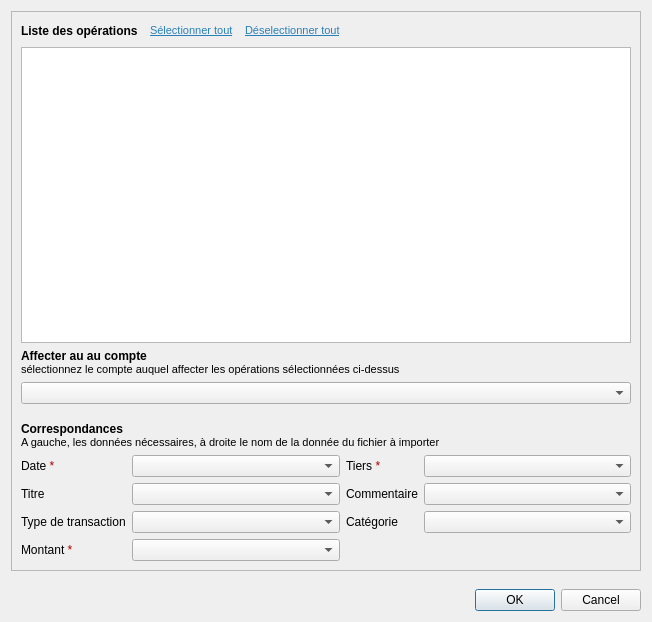
<?xml version="1.0" encoding="UTF-8"?>
<ui version="4.0">
 <class>ImportCsvDialog</class>
 <widget class="QDialog" name="ImportCsvDialog">
  <property name="geometry">
   <rect>
    <x>0</x>
    <y>0</y>
    <width>652</width>
    <height>622</height>
   </rect>
  </property>
  <property name="windowTitle">
   <string>Importer...</string>
  </property>
  <property name="windowIcon">
   <iconset resource="../resources.qrc">
    <normaloff>:/Kotidien/ui/icons/import.png</normaloff>:/Kotidien/ui/icons/import.png</iconset>
  </property>
  <property name="modal">
   <bool>true</bool>
  </property>
  <layout class="QVBoxLayout" name="verticalLayout">
   <item>
    <widget class="QFrame" name="frame">
     <property name="frameShape">
      <enum>QFrame::StyledPanel</enum>
     </property>
     <property name="frameShadow">
      <enum>QFrame::Raised</enum>
     </property>
     <layout class="QVBoxLayout" name="verticalLayout_2">
      <item>
       <layout class="QHBoxLayout" name="horizontalLayout_2">
        <property name="spacing">
         <number>12</number>
        </property>
        <item>
         <widget class="QLabel" name="label">
          <property name="font">
           <font>
            <weight>75</weight>
            <bold>true</bold>
           </font>
          </property>
          <property name="text">
           <string>Liste des opérations</string>
          </property>
         </widget>
        </item>
        <item>
         <widget class="QLabel" name="selectAll">
          <property name="text">
           <string>&lt;html&gt;&lt;head/&gt;&lt;body&gt;&lt;p&gt;&lt;a href=&quot;selectall&quot;&gt;&lt;span style=&quot; font-size:8pt; text-decoration: underline; color:#2980b9;&quot;&gt;Sélectionner tout&lt;/span&gt;&lt;/a&gt;&lt;/p&gt;&lt;/body&gt;&lt;/html&gt;</string>
          </property>
          <property name="textInteractionFlags">
           <set>Qt::LinksAccessibleByKeyboard|Qt::LinksAccessibleByMouse</set>
          </property>
         </widget>
        </item>
        <item>
         <widget class="QLabel" name="unselectAll">
          <property name="text">
           <string>&lt;html&gt;&lt;head/&gt;&lt;body&gt;&lt;p&gt;&lt;a href=&quot;unselectall&quot;&gt;&lt;span style=&quot; font-size:8pt; text-decoration: underline; color:#2980b9;&quot;&gt;Déselectionner tout&lt;/span&gt;&lt;/a&gt;&lt;/p&gt;&lt;/body&gt;&lt;/html&gt;</string>
          </property>
          <property name="textInteractionFlags">
           <set>Qt::LinksAccessibleByKeyboard|Qt::LinksAccessibleByMouse</set>
          </property>
         </widget>
        </item>
        <item>
         <spacer name="horizontalSpacer">
          <property name="orientation">
           <enum>Qt::Horizontal</enum>
          </property>
          <property name="sizeHint" stdset="0">
           <size>
            <width>40</width>
            <height>20</height>
           </size>
          </property>
         </spacer>
        </item>
       </layout>
      </item>
      <item>
       <widget class="QTreeView" name="opeList">
        <property name="showDropIndicator" stdset="0">
         <bool>false</bool>
        </property>
        <property name="alternatingRowColors">
         <bool>true</bool>
        </property>
        <property name="selectionMode">
         <enum>QAbstractItemView::NoSelection</enum>
        </property>
        <property name="rootIsDecorated">
         <bool>false</bool>
        </property>
        <property name="uniformRowHeights">
         <bool>true</bool>
        </property>
        <property name="itemsExpandable">
         <bool>false</bool>
        </property>
        <attribute name="headerMinimumSectionSize">
         <number>1</number>
        </attribute>
        <attribute name="headerStretchLastSection">
         <bool>false</bool>
        </attribute>
       </widget>
      </item>
      <item>
       <widget class="QLabel" name="label_2">
        <property name="font">
         <font>
          <weight>50</weight>
          <bold>false</bold>
         </font>
        </property>
        <property name="text">
         <string>&lt;html&gt;&lt;head/&gt;&lt;body&gt;&lt;p&gt;&lt;span style=&quot; font-weight:600;&quot;&gt;Affecter au au compte&lt;/span&gt;&lt;br /&gt;&lt;span style=&quot; font-size:8pt;&quot;&gt;sélectionnez le compte auquel affecter les opérations sélectionnées ci-dessus&lt;/span&gt;&lt;/p&gt;&lt;/body&gt;&lt;/html&gt;</string>
        </property>
       </widget>
      </item>
      <item>
       <widget class="QComboBox" name="accountsList">
        <property name="sizePolicy">
         <sizepolicy hsizetype="Expanding" vsizetype="Fixed">
          <horstretch>0</horstretch>
          <verstretch>0</verstretch>
         </sizepolicy>
        </property>
       </widget>
      </item>
      <item>
       <spacer name="verticalSpacer_2">
        <property name="orientation">
         <enum>Qt::Vertical</enum>
        </property>
        <property name="sizeType">
         <enum>QSizePolicy::Fixed</enum>
        </property>
        <property name="sizeHint" stdset="0">
         <size>
          <width>20</width>
          <height>12</height>
         </size>
        </property>
       </spacer>
      </item>
      <item>
       <widget class="QLabel" name="label_3">
        <property name="font">
         <font>
          <weight>50</weight>
          <bold>false</bold>
         </font>
        </property>
        <property name="text">
         <string>&lt;html&gt;&lt;head/&gt;&lt;body&gt;&lt;p&gt;&lt;span style=&quot; font-weight:600;&quot;&gt;Correspondances&lt;/span&gt;&lt;br /&gt;&lt;span style=&quot; font-size:8pt;&quot;&gt;A gauche, les données nécessaires, à droite le nom de la donnée du fichier à importer&lt;/span&gt;&lt;/p&gt;&lt;/body&gt;&lt;/html&gt;</string>
        </property>
       </widget>
      </item>
      <item>
       <layout class="QGridLayout" name="gridLayout">
        <item row="6" column="1">
         <widget class="QComboBox" name="linkAmount">
          <property name="sizePolicy">
           <sizepolicy hsizetype="Expanding" vsizetype="Fixed">
            <horstretch>0</horstretch>
            <verstretch>0</verstretch>
           </sizepolicy>
          </property>
         </widget>
        </item>
        <item row="0" column="3">
         <widget class="QComboBox" name="linkName">
          <property name="sizePolicy">
           <sizepolicy hsizetype="Expanding" vsizetype="Fixed">
            <horstretch>0</horstretch>
            <verstretch>0</verstretch>
           </sizepolicy>
          </property>
         </widget>
        </item>
        <item row="4" column="1">
         <widget class="QComboBox" name="linkType">
          <property name="sizePolicy">
           <sizepolicy hsizetype="Expanding" vsizetype="Fixed">
            <horstretch>0</horstretch>
            <verstretch>0</verstretch>
           </sizepolicy>
          </property>
         </widget>
        </item>
        <item row="0" column="0">
         <widget class="QLabel" name="label_4">
          <property name="text">
           <string>&lt;html&gt;&lt;head/&gt;&lt;body&gt;&lt;p&gt;Date &lt;span style=&quot; color:#aa0000;&quot;&gt;*&lt;/span&gt;&lt;/p&gt;&lt;/body&gt;&lt;/html&gt;</string>
          </property>
         </widget>
        </item>
        <item row="2" column="1">
         <widget class="QComboBox" name="linkMemo">
          <property name="sizePolicy">
           <sizepolicy hsizetype="Expanding" vsizetype="Fixed">
            <horstretch>0</horstretch>
            <verstretch>0</verstretch>
           </sizepolicy>
          </property>
         </widget>
        </item>
        <item row="0" column="2">
         <widget class="QLabel" name="label_5">
          <property name="text">
           <string>&lt;html&gt;&lt;head/&gt;&lt;body&gt;&lt;p&gt;Tiers &lt;span style=&quot; color:#aa0000;&quot;&gt;*&lt;/span&gt;&lt;/p&gt;&lt;/body&gt;&lt;/html&gt;</string>
          </property>
         </widget>
        </item>
        <item row="6" column="0">
         <widget class="QLabel" name="label_10">
          <property name="text">
           <string>&lt;html&gt;&lt;head/&gt;&lt;body&gt;&lt;p&gt;Montant &lt;span style=&quot; color:#aa0000;&quot;&gt;*&lt;/span&gt;&lt;/p&gt;&lt;/body&gt;&lt;/html&gt;</string>
          </property>
         </widget>
        </item>
        <item row="4" column="3">
         <widget class="QComboBox" name="linkCat">
          <property name="sizePolicy">
           <sizepolicy hsizetype="Expanding" vsizetype="Fixed">
            <horstretch>0</horstretch>
            <verstretch>0</verstretch>
           </sizepolicy>
          </property>
         </widget>
        </item>
        <item row="4" column="2">
         <widget class="QLabel" name="label_9">
          <property name="text">
           <string>Catégorie</string>
          </property>
         </widget>
        </item>
        <item row="2" column="2">
         <widget class="QLabel" name="label_7">
          <property name="text">
           <string>Commentaire</string>
          </property>
         </widget>
        </item>
        <item row="2" column="0">
         <widget class="QLabel" name="label_6">
          <property name="text">
           <string>Titre</string>
          </property>
         </widget>
        </item>
        <item row="2" column="3">
         <widget class="QComboBox" name="linkComment">
          <property name="sizePolicy">
           <sizepolicy hsizetype="Expanding" vsizetype="Fixed">
            <horstretch>0</horstretch>
            <verstretch>0</verstretch>
           </sizepolicy>
          </property>
         </widget>
        </item>
        <item row="4" column="0">
         <widget class="QLabel" name="label_8">
          <property name="text">
           <string>Type de transaction</string>
          </property>
         </widget>
        </item>
        <item row="0" column="1">
         <widget class="QComboBox" name="linkDate">
          <property name="sizePolicy">
           <sizepolicy hsizetype="Expanding" vsizetype="Fixed">
            <horstretch>0</horstretch>
            <verstretch>0</verstretch>
           </sizepolicy>
          </property>
         </widget>
        </item>
       </layout>
      </item>
     </layout>
    </widget>
   </item>
   <item>
    <spacer name="verticalSpacer">
     <property name="orientation">
      <enum>Qt::Vertical</enum>
     </property>
     <property name="sizeType">
      <enum>QSizePolicy::Fixed</enum>
     </property>
     <property name="sizeHint" stdset="0">
      <size>
       <width>20</width>
       <height>12</height>
      </size>
     </property>
    </spacer>
   </item>
   <item>
    <widget class="QDialogButtonBox" name="buttonBox">
     <property name="orientation">
      <enum>Qt::Horizontal</enum>
     </property>
     <property name="standardButtons">
      <set>QDialogButtonBox::Cancel|QDialogButtonBox::Ok</set>
     </property>
    </widget>
   </item>
  </layout>
 </widget>
 <resources>
  <include location="../resources.qrc"/>
 </resources>
 <connections>
  <connection>
   <sender>buttonBox</sender>
   <signal>rejected()</signal>
   <receiver>ImportCsvDialog</receiver>
   <slot>reject()</slot>
   <hints>
    <hint type="sourcelabel">
     <x>316</x>
     <y>260</y>
    </hint>
    <hint type="destinationlabel">
     <x>286</x>
     <y>274</y>
    </hint>
   </hints>
  </connection>
 </connections>
</ui>
